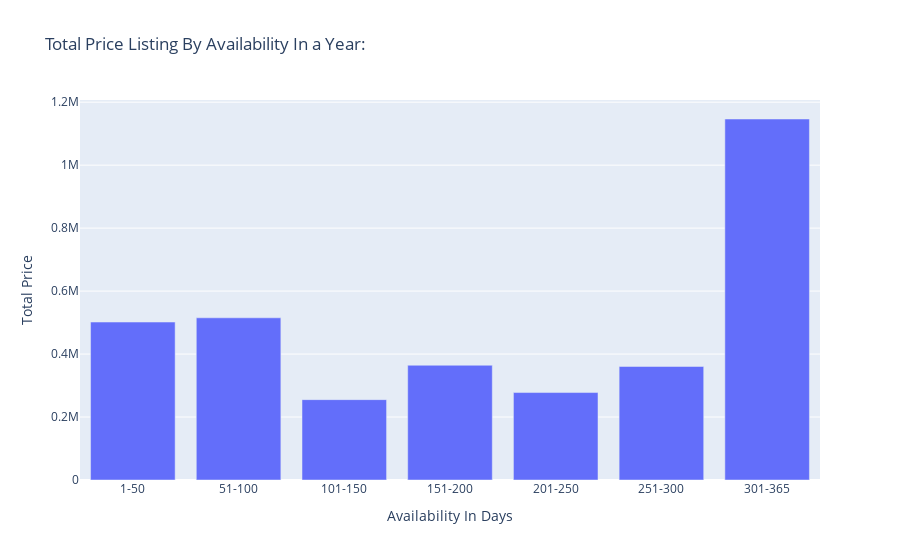

The notebook cell this image was saved under:
### Code cell
availability = data.groupby(by="availability")['price'].sum().index
availability_price = data.groupby(by="availability")['price'].sum().values

fig = px.bar(x=availability, y=availability_price, title="Total Price Listing By Availability In a Year: ")

fig.update_layout(
    xaxis_title = "Availability In Days",
    yaxis_title = "Total Price"
)

fig.show()

### Figure 1 — Plotly figure (JSON) as saved in the notebook; plotly's stock layout.template omitted (floating-point values rounded to 4 significant figures)
{"data": [{"hovertemplate": "x=%{x}<br>y=%{y}<extra></extra>", "legendgroup": "", "marker": {"color": "#636efa", "pattern": {"shape": ""}}, "name": "", "orientation": "v", "showlegend": false, "textposition": "auto", "type": "bar", "x": ["1-50", "51-100", "101-150", "151-200", "201-250", "251-300", "301-365"], "xaxis": "x", "y": [501645, 515129, 255264, 364475, 277736, 360611, 1146572], "yaxis": "y"}], "layout": {"barmode": "relative", "legend": {"tracegroupgap": 0}, "title": {"text": "Total Price Listing By Availability In a Year: "}, "xaxis": {"anchor": "y", "domain": [0, 1], "title": {"text": "Availability In Days"}}, "yaxis": {"anchor": "x", "domain": [0, 1], "title": {"text": "Total Price"}}}}
